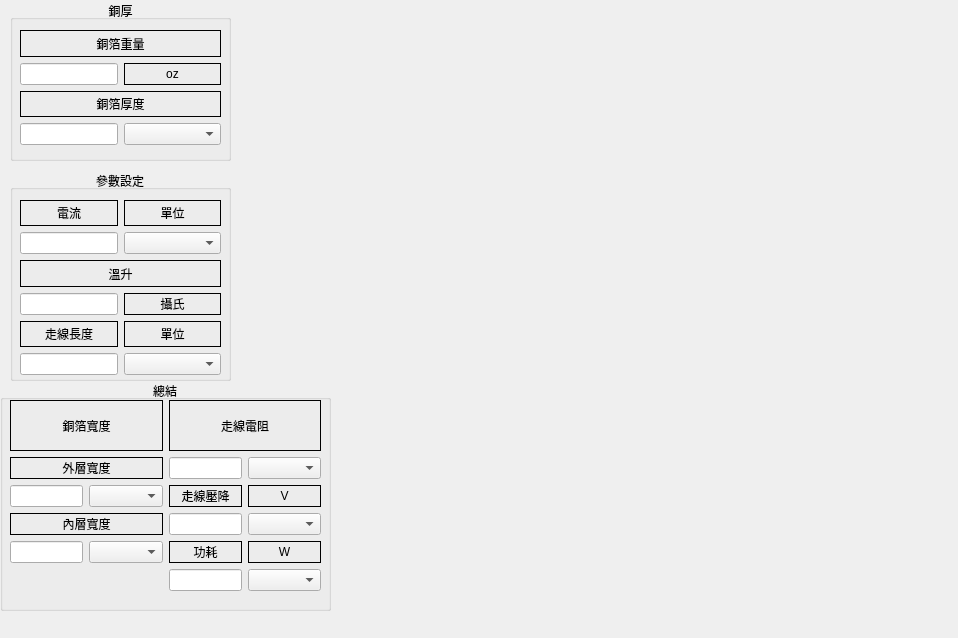
<?xml version="1.0" encoding="UTF-8"?>
<ui version="4.0">
 <class>Line_Width</class>
 <widget class="QWidget" name="Line_Width">
  <property name="geometry">
   <rect>
    <x>0</x>
    <y>0</y>
    <width>958</width>
    <height>638</height>
   </rect>
  </property>
  <property name="windowTitle">
   <string>Form</string>
  </property>
  <widget class="QGroupBox" name="groupBox_3">
   <property name="geometry">
    <rect>
     <x>10</x>
     <y>0</y>
     <width>221</width>
     <height>161</height>
    </rect>
   </property>
   <property name="title">
    <string>銅厚</string>
   </property>
   <property name="alignment">
    <set>Qt::AlignmentFlag::AlignCenter</set>
   </property>
   <widget class="QWidget" name="layoutWidget_2">
    <property name="geometry">
     <rect>
      <x>10</x>
      <y>30</y>
      <width>201</width>
      <height>115</height>
     </rect>
    </property>
    <layout class="QGridLayout" name="gridLayout_4" rowstretch="0,0,0,0" columnstretch="1,1">
     <item row="1" column="1">
      <widget class="QLabel" name="label_12">
       <property name="frameShape">
        <enum>QFrame::Shape::Box</enum>
       </property>
       <property name="text">
        <string>oz</string>
       </property>
       <property name="alignment">
        <set>Qt::AlignmentFlag::AlignCenter</set>
       </property>
      </widget>
     </item>
     <item row="3" column="0">
      <widget class="QLineEdit" name="thickness_lineEdit"/>
     </item>
     <item row="1" column="0">
      <widget class="QLineEdit" name="Mass_lineEdit"/>
     </item>
     <item row="3" column="1">
      <widget class="QComboBox" name="thickness_comboBox"/>
     </item>
     <item row="0" column="0" colspan="2">
      <widget class="QLabel" name="label_9">
       <property name="frameShape">
        <enum>QFrame::Shape::Box</enum>
       </property>
       <property name="text">
        <string>銅箔重量</string>
       </property>
       <property name="alignment">
        <set>Qt::AlignmentFlag::AlignCenter</set>
       </property>
      </widget>
     </item>
     <item row="2" column="0" colspan="2">
      <widget class="QLabel" name="label_10">
       <property name="frameShape">
        <enum>QFrame::Shape::Box</enum>
       </property>
       <property name="text">
        <string>銅箔厚度</string>
       </property>
       <property name="alignment">
        <set>Qt::AlignmentFlag::AlignCenter</set>
       </property>
      </widget>
     </item>
    </layout>
   </widget>
  </widget>
  <widget class="QGroupBox" name="groupBox_11">
   <property name="geometry">
    <rect>
     <x>10</x>
     <y>170</y>
     <width>221</width>
     <height>211</height>
    </rect>
   </property>
   <property name="title">
    <string>參數設定</string>
   </property>
   <property name="alignment">
    <set>Qt::AlignmentFlag::AlignCenter</set>
   </property>
   <widget class="QWidget" name="layoutWidget_11">
    <property name="geometry">
     <rect>
      <x>10</x>
      <y>30</y>
      <width>201</width>
      <height>175</height>
     </rect>
    </property>
    <layout class="QGridLayout" name="gridLayout_13" columnstretch="1,1">
     <item row="3" column="1">
      <widget class="QLabel" name="label_24">
       <property name="frameShape">
        <enum>QFrame::Shape::Box</enum>
       </property>
       <property name="text">
        <string>攝氏</string>
       </property>
       <property name="alignment">
        <set>Qt::AlignmentFlag::AlignCenter</set>
       </property>
      </widget>
     </item>
     <item row="3" column="0">
      <widget class="QLineEdit" name="temp_lineEdit"/>
     </item>
     <item row="0" column="0">
      <widget class="QLabel" name="label_21">
       <property name="frameShape">
        <enum>QFrame::Shape::Box</enum>
       </property>
       <property name="text">
        <string>電流</string>
       </property>
       <property name="alignment">
        <set>Qt::AlignmentFlag::AlignCenter</set>
       </property>
      </widget>
     </item>
     <item row="4" column="0">
      <widget class="QLabel" name="label_15">
       <property name="frameShape">
        <enum>QFrame::Shape::Box</enum>
       </property>
       <property name="text">
        <string>走線長度</string>
       </property>
       <property name="alignment">
        <set>Qt::AlignmentFlag::AlignCenter</set>
       </property>
      </widget>
     </item>
     <item row="1" column="0">
      <widget class="QLineEdit" name="Current_lineEdit"/>
     </item>
     <item row="5" column="0">
      <widget class="QLineEdit" name="Length_lineEdit"/>
     </item>
     <item row="4" column="1">
      <widget class="QLabel" name="label_16">
       <property name="frameShape">
        <enum>QFrame::Shape::Box</enum>
       </property>
       <property name="text">
        <string>單位</string>
       </property>
       <property name="alignment">
        <set>Qt::AlignmentFlag::AlignCenter</set>
       </property>
      </widget>
     </item>
     <item row="5" column="1">
      <widget class="QComboBox" name="Length_comboBox"/>
     </item>
     <item row="1" column="1">
      <widget class="QComboBox" name="Current_comboBox"/>
     </item>
     <item row="2" column="0" colspan="2">
      <widget class="QLabel" name="label_22">
       <property name="frameShape">
        <enum>QFrame::Shape::Box</enum>
       </property>
       <property name="text">
        <string>溫升</string>
       </property>
       <property name="alignment">
        <set>Qt::AlignmentFlag::AlignCenter</set>
       </property>
      </widget>
     </item>
     <item row="0" column="1">
      <widget class="QLabel" name="label_23">
       <property name="frameShape">
        <enum>QFrame::Shape::Box</enum>
       </property>
       <property name="text">
        <string>單位</string>
       </property>
       <property name="alignment">
        <set>Qt::AlignmentFlag::AlignCenter</set>
       </property>
      </widget>
     </item>
    </layout>
   </widget>
  </widget>
  <widget class="QLabel" name="label">
   <property name="geometry">
    <rect>
     <x>260</x>
     <y>10</y>
     <width>661</width>
     <height>261</height>
    </rect>
   </property>
   <property name="text">
    <string/>
   </property>
   <property name="pixmap">
    <pixmap resource="../resources/Scientific_computing.qrc">:/resources/Line_With.bmp</pixmap>
   </property>
   <property name="scaledContents">
    <bool>true</bool>
   </property>
  </widget>
  <widget class="QGroupBox" name="groupBox_4">
   <property name="geometry">
    <rect>
     <x>0</x>
     <y>380</y>
     <width>331</width>
     <height>231</height>
    </rect>
   </property>
   <property name="title">
    <string>總結</string>
   </property>
   <property name="alignment">
    <set>Qt::AlignmentFlag::AlignCenter</set>
   </property>
   <widget class="QWidget" name="layoutWidget_3">
    <property name="geometry">
     <rect>
      <x>10</x>
      <y>20</y>
      <width>311</width>
      <height>191</height>
     </rect>
    </property>
    <layout class="QGridLayout" name="gridLayout_5" rowstretch="1,1,1,1,1,1" columnstretch="1,1,1,1">
     <item row="4" column="1">
      <widget class="QComboBox" name="Internal_comboBox"/>
     </item>
     <item row="2" column="3">
      <widget class="QLabel" name="label_20">
       <property name="frameShape">
        <enum>QFrame::Shape::Box</enum>
       </property>
       <property name="text">
        <string>V</string>
       </property>
       <property name="alignment">
        <set>Qt::AlignmentFlag::AlignCenter</set>
       </property>
      </widget>
     </item>
     <item row="2" column="1">
      <widget class="QComboBox" name="External_comboBox"/>
     </item>
     <item row="0" column="2" colspan="2">
      <widget class="QLabel" name="label_17">
       <property name="frameShape">
        <enum>QFrame::Shape::Box</enum>
       </property>
       <property name="text">
        <string>走線電阻</string>
       </property>
       <property name="alignment">
        <set>Qt::AlignmentFlag::AlignCenter</set>
       </property>
      </widget>
     </item>
     <item row="1" column="2">
      <widget class="QLineEdit" name="Impedance_lineEdit"/>
     </item>
     <item row="4" column="0">
      <widget class="QLineEdit" name="Internal_lineEdit"/>
     </item>
     <item row="4" column="3">
      <widget class="QLabel" name="label_25">
       <property name="frameShape">
        <enum>QFrame::Shape::Box</enum>
       </property>
       <property name="text">
        <string>W</string>
       </property>
       <property name="alignment">
        <set>Qt::AlignmentFlag::AlignCenter</set>
       </property>
      </widget>
     </item>
     <item row="1" column="3">
      <widget class="QComboBox" name="Impedance_comboBox"/>
     </item>
     <item row="1" column="0" colspan="2">
      <widget class="QLabel" name="label_26">
       <property name="frameShape">
        <enum>QFrame::Shape::Box</enum>
       </property>
       <property name="text">
        <string>外層寬度</string>
       </property>
       <property name="alignment">
        <set>Qt::AlignmentFlag::AlignCenter</set>
       </property>
      </widget>
     </item>
     <item row="3" column="2">
      <widget class="QLineEdit" name="VoltageDrop_lineEdit"/>
     </item>
     <item row="3" column="3">
      <widget class="QComboBox" name="VoltageDrop_comboBox"/>
     </item>
     <item row="0" column="0" colspan="2">
      <widget class="QLabel" name="label_14">
       <property name="frameShape">
        <enum>QFrame::Shape::Box</enum>
       </property>
       <property name="text">
        <string>銅箔寬度</string>
       </property>
       <property name="alignment">
        <set>Qt::AlignmentFlag::AlignCenter</set>
       </property>
      </widget>
     </item>
     <item row="2" column="0">
      <widget class="QLineEdit" name="External_lineEdit"/>
     </item>
     <item row="3" column="0" colspan="2">
      <widget class="QLabel" name="label_27">
       <property name="frameShape">
        <enum>QFrame::Shape::Box</enum>
       </property>
       <property name="text">
        <string>內層寬度</string>
       </property>
       <property name="alignment">
        <set>Qt::AlignmentFlag::AlignCenter</set>
       </property>
      </widget>
     </item>
     <item row="4" column="2">
      <widget class="QLabel" name="label_19">
       <property name="frameShape">
        <enum>QFrame::Shape::Box</enum>
       </property>
       <property name="text">
        <string>功耗</string>
       </property>
       <property name="alignment">
        <set>Qt::AlignmentFlag::AlignCenter</set>
       </property>
      </widget>
     </item>
     <item row="2" column="2">
      <widget class="QLabel" name="label_18">
       <property name="frameShape">
        <enum>QFrame::Shape::Box</enum>
       </property>
       <property name="text">
        <string>走線壓降</string>
       </property>
       <property name="alignment">
        <set>Qt::AlignmentFlag::AlignCenter</set>
       </property>
      </widget>
     </item>
     <item row="5" column="3">
      <widget class="QComboBox" name="Consumption_comboBox"/>
     </item>
     <item row="5" column="2">
      <widget class="QLineEdit" name="Consumption_lineEdit"/>
     </item>
    </layout>
   </widget>
  </widget>
  <widget class="QLabel" name="label_2">
   <property name="geometry">
    <rect>
     <x>360</x>
     <y>320</y>
     <width>531</width>
     <height>271</height>
    </rect>
   </property>
   <property name="text">
    <string/>
   </property>
   <property name="pixmap">
    <pixmap resource="../resources/Scientific_computing.qrc">:/resources/Line_With-power.bmp</pixmap>
   </property>
   <property name="scaledContents">
    <bool>true</bool>
   </property>
  </widget>
 </widget>
 <resources>
  <include location="../resources/Scientific_computing.qrc"/>
 </resources>
 <connections/>
</ui>
